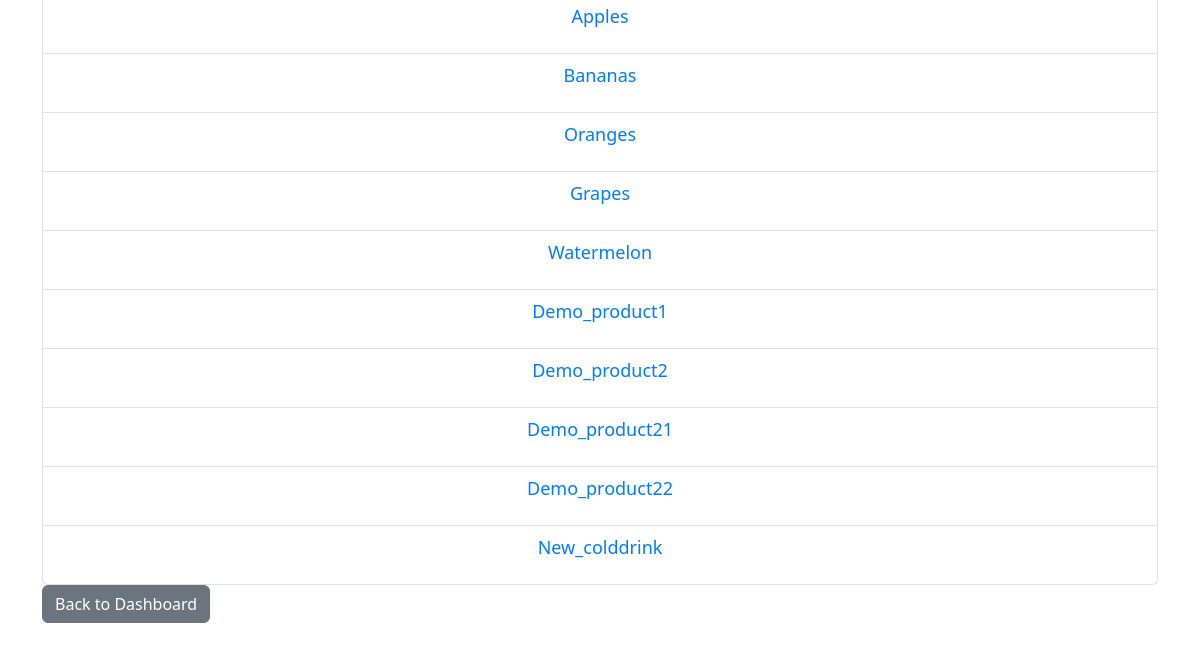
The app's page /search_product (signed in, lower part), older data.
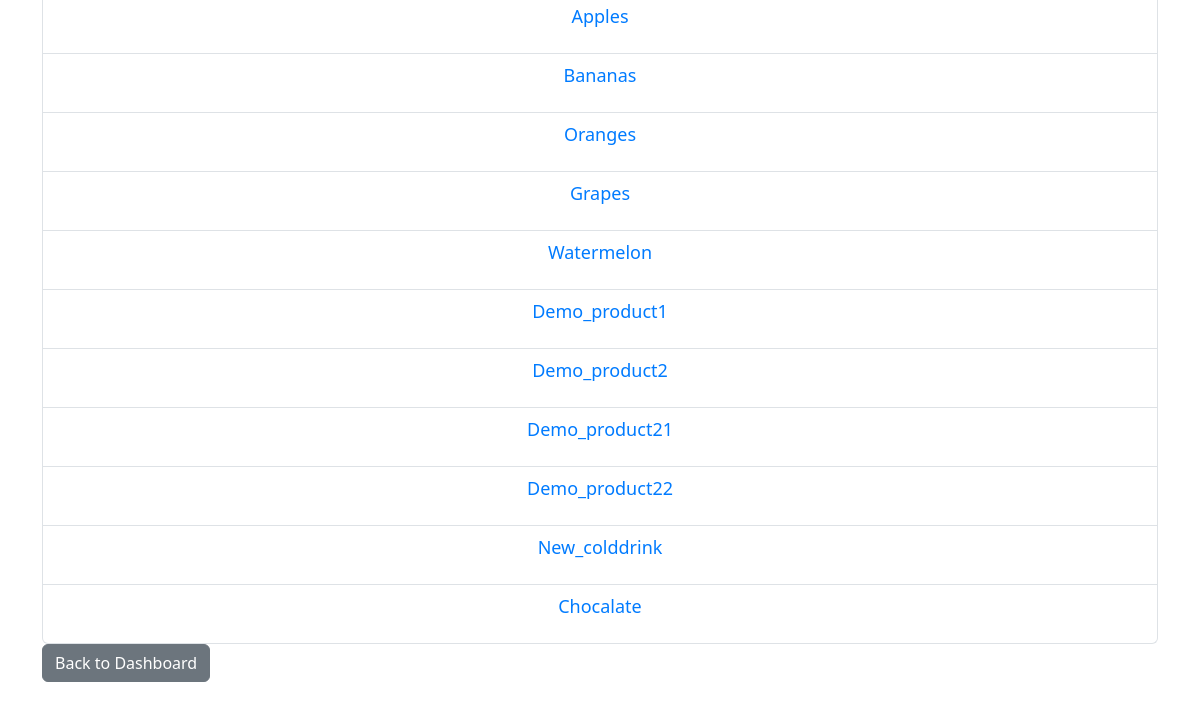
The same page, newer data.
### application/models.py (models this page shows)
class Products(db.Model):
    __tablename__ = "products"
    product_id = db.Column(db.Integer, primary_key=True, autoincrement=True)
    product_name = db.Column(db.String(200), nullable=False)
    manufacture_date = db.Column(db.Date)
    expiry_date = db.Column(db.Date)
    rate_per_unit = db.Column(db.Float, nullable=False)
    unit = db.Column(db.String(200), nullable=False, default='Rs')
    section_id = db.Column(db.Integer, db.ForeignKey('sections.section_id', onupdate='CASCADE'))
    section = db.relationship('Sections', backref=db.backref('products', lazy=True))
    quantity_available = db.Column(db.Integer, db.CheckConstraint('quantity_available >= 0', name='check_min_quantity') , nullable=False)

### application/controllers.py (the view)
@app.route("/search_product", methods=["GET", "POST"])
@login_required
def search_product():
    form=SearchForm()
    if request.method == "POST":
        query_params = []
        product_name = request.form.get("name")
        if product_name:
            query_params.append(Products.product_name.ilike(f"%{product_name}%"))
        category = request.form.get("category")
        if category:
            query_params.append(Products.section.has(Sections.section_name.ilike(f"%{category}%")))
        price = request.form.get("price")
        if price:
            query_params.append(Products.rate_per_unit.ilike(f"%{price}%"))
        manufacture_date = request.form.get("manufacture_date")
        if manufacture_date:
            query_params.append(Products.manufacture_date.ilike(f"%{manufacture_date}%"))
        expiry_date = request.form.get("expiry_date")
        if expiry_date:
           query_params.append(Products.expiry_date.ilike(f"%{expiry_date}%"))
        products_query = Products.query.filter(*query_params)
        products = products_query.all()
    else:
        products = Products.query.all()
    return render_template('search_product.html', products=products, form=form)

### application/controllers.py (called while the page is built)
@login_manager.user_loader
def load_user(user_id):
    return Users.query.get(int(user_id))

### templates/search_product.html (shortened to what this page needs)
<!DOCTYPE html>
<html>
<head>
    <link href="https://cdn.jsdelivr.net/npm/bootstrap@5.3.0/dist/css/bootstrap.min.css" rel="stylesheet">
    <link rel="stylesheet" type="text/css" href="{{ url_for('static', filename='styles.css') }}">
</head>
<body>
    <div class="container mt-5">
        <ul class="list-group">
            {% for product in products %}
            <li class="list-group-item">
                <a href="{{ url_for('product_details', section_id=product.section_id, product_id=product.product_id ) }}">{{ product.product_name }}</a>
            </li>
            {% endfor %}
        </ul>
        <p><a href="{{ url_for('user_dashboard') }}" class="btn btn-secondary">Back to Dashboard</a></p>
    </div>
</body>
</html>

Row changes from the older to the newer data that the page shows:
added Products: product_name "Chocalate"
